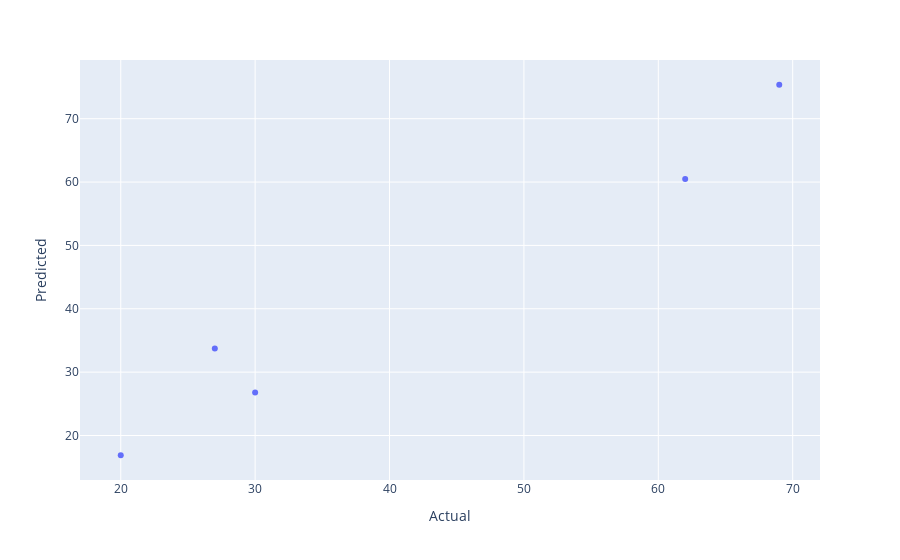

This figure's notebook cell:
### Code cell
import plotly.express as px
fig = px.scatter(df, x="Actual", y="Predicted")
fig.show()

### Figure 1 — Plotly figure (JSON) as saved in the notebook; plotly's stock layout.template omitted (floating-point values rounded to 4 significant figures)
{"data": [{"hovertemplate": "Actual=%{x}<br>Predicted=%{y}<extra></extra>", "legendgroup": "", "marker": {"color": "#636efa", "symbol": "circle"}, "mode": "markers", "name": "", "orientation": "v", "showlegend": false, "type": "scatter", "x": [20, 27, 69, 30, 62], "xaxis": "x", "y": [16.88, 33.73, 75.36, 26.79, 60.49], "yaxis": "y"}], "layout": {"legend": {"tracegroupgap": 0}, "margin": {"t": 60}, "xaxis": {"anchor": "y", "domain": [0, 1], "title": {"text": "Actual"}}, "yaxis": {"anchor": "x", "domain": [0, 1], "title": {"text": "Predicted"}}}}
